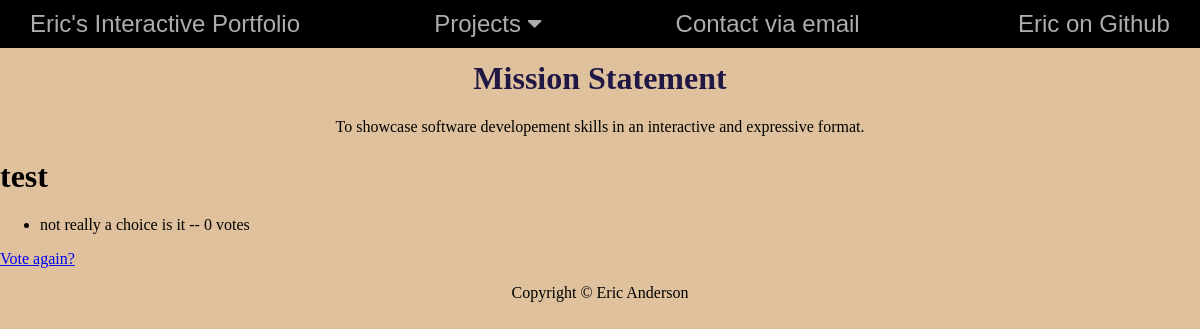
Page /polls/1/results/ on the committed database.
### polls/models.py (models this page shows, shortened)
class Question(models.Model):
    question_text = models.CharField(max_length=200)
    pub_date = models.DateTimeField('date published')

class Choice(models.Model):
    question = models.ForeignKey(Question, on_delete=models.CASCADE)
    choice_text = models.CharField(max_length=200)
    votes = models.IntegerField(default=0)

### polls/views.py (the view)
# urls.py: path('<int:pk>/results/', views.ResultsView.as_view(), name='results'),
class ResultsView(generic.DetailView):
    model = Question
    template_name = 'polls/results.html'

### polls/templates/polls/results.html
{% extends "base.html" %}
{% block content %}
{% include "topbar.html" %}
<div id='poll-results'>
    <h1>{{ question.question_text }}</h1>
    <ul>
    {% for choice in question.choice_set.all %}
        <li>{{ choice.choice_text }} -- {{ choice.votes }} vote{{ choice.votes|pluralize }}</li>
    {% endfor %}
    </ul>
    <a href="{% url 'polls:detail' question.id %}">Vote again?</a>
</div>
{% endblock content %}

### static/css/base.css (style rules this page uses)
body { margin: 0; background-color: rgb(223, 194, 157); }

### rows in the picture
Question: question_text "test"
Choice: choice_text "not really a choice is it", votes "0"
